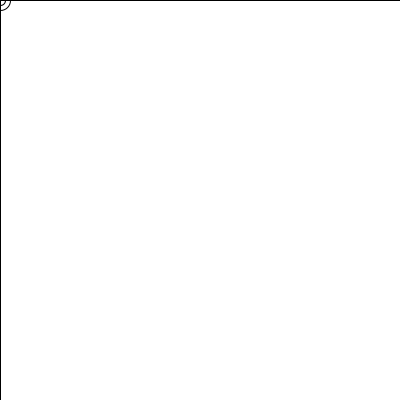
Frame 1 (no input)
Frame 60 (the mouse pressed at the canvas centre just before this capture): identical to frame 1, image omitted
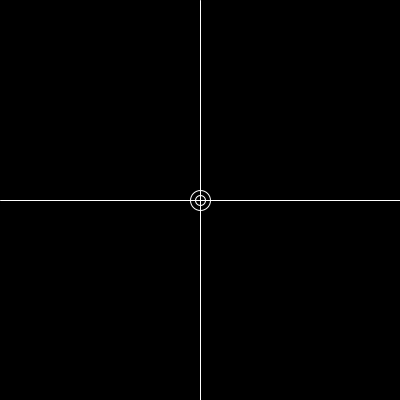
Frame 120 (the mouse held since frame 60 and released just before this capture)

The Processing sketch that drew these frames (run headless with seeded random() and noise(); from frame 60 on, the mouse is pressed at the canvas centre):

// Processing sketch: sketch_140513a
// ── sketch_140513a.pde
void setup(){
  size(400,400);
  noFill();
}

void draw(){
  if(mousePressed){
    stroke(255);
    background(0);
  }else{
    stroke(0);
    background(255);
  }
  
  line(0,mouseY,width,mouseY);
  line(mouseX,0,mouseX,height);
  ellipse(mouseX,mouseY,10,10);
  ellipse(mouseX,mouseY,20,20);
}
